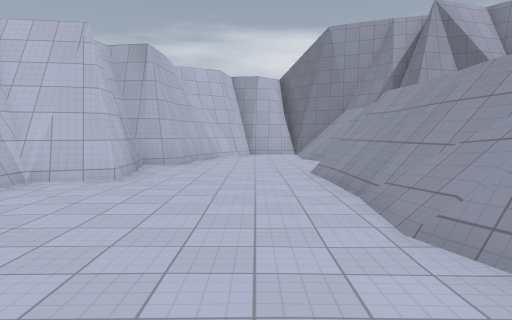
[1] (above)

16 first-person views from a walk through a Godot game level. The camera is 1.5 m above the floor, tilts 4° down and sees 70° across. The floor is counted in squares, 2 m on a side. Each view is taken from the middle of a square. On the plan, view 1 faces up. The plan holds only what a view shows up to about 11 squares ahead; the rest is blank. The place goes on beyond the plan. Surface patterns are stand-ins for the level's own textures.

[2]
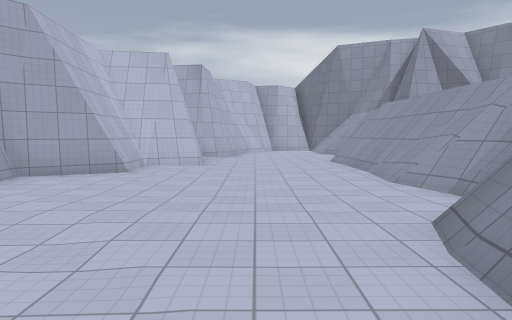

[3]
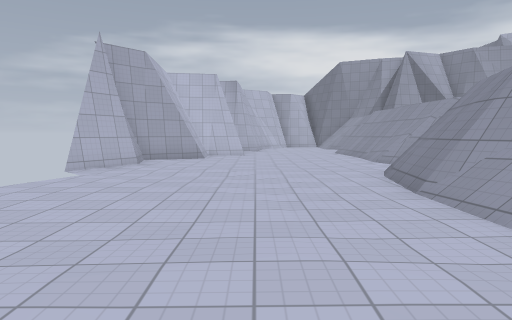

[4]
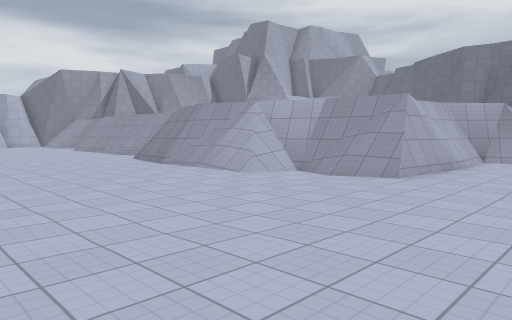

[5]
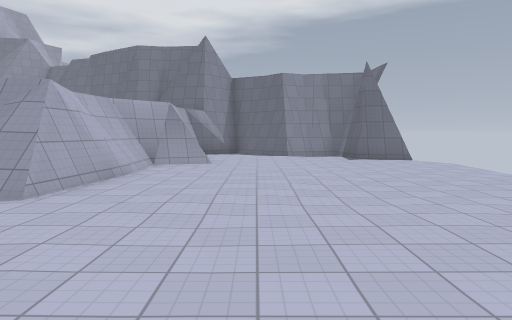

[6]
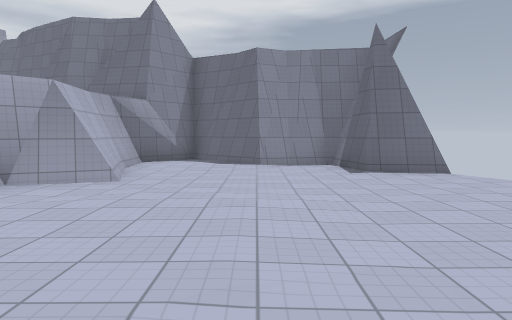

[7]
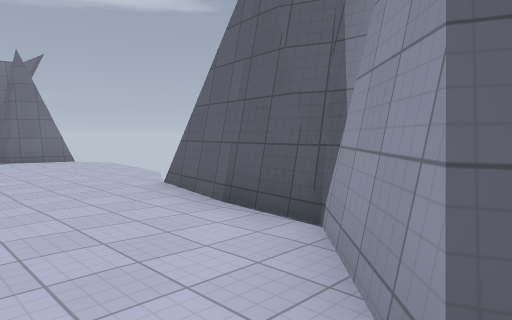

[8]
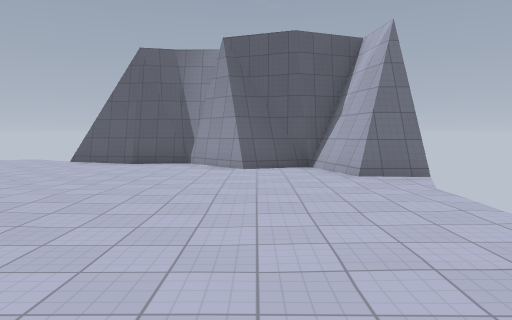

[9]
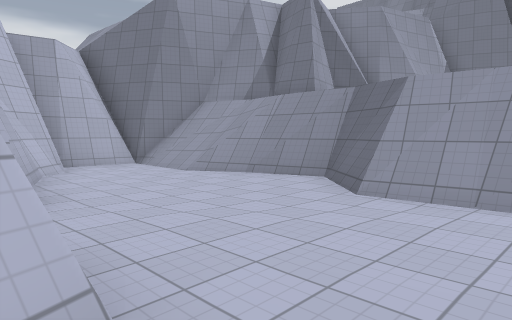

[10]
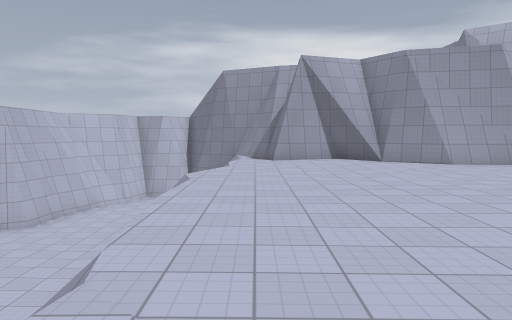

[11]
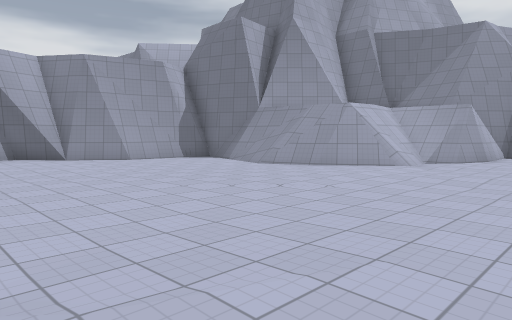

[12]
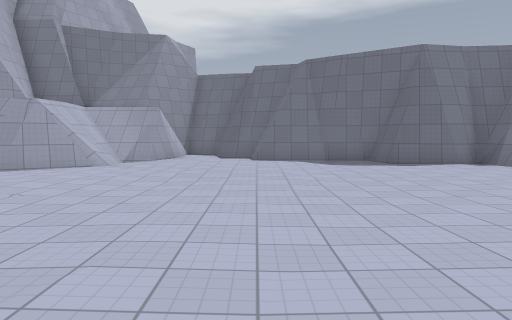

[13]
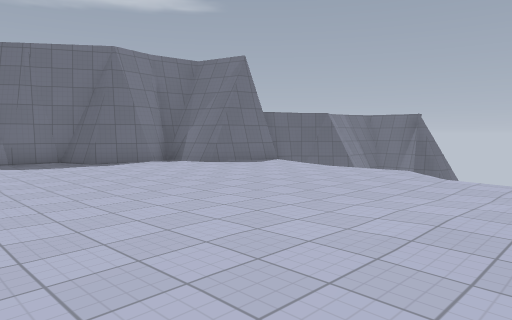

[14]
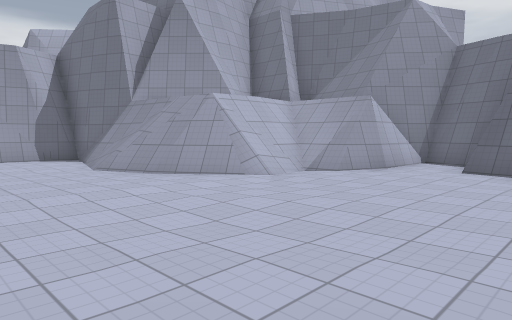

[15]
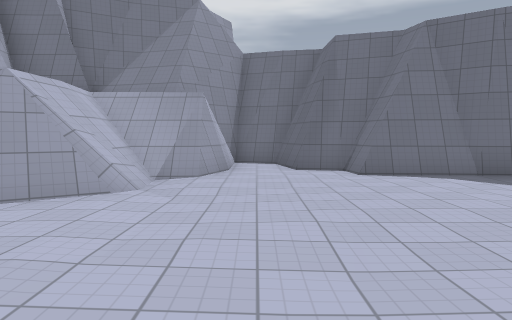

[16]
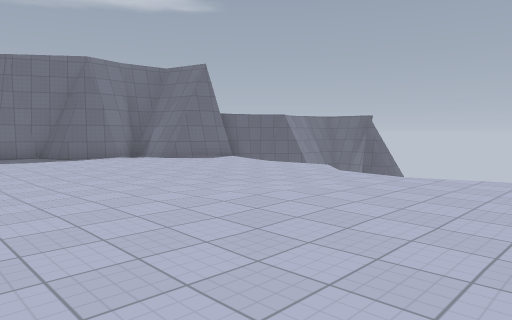

### Floor plan
Key: @ floor where view 1 was taken; # wall or solid block; . main floor; : floor 3.25 m higher than the main floor; + floor 6.5 m higher than the main floor; / step, stairs or slope; = window, fence, low wall or low ledge; v drop or lower ground.
Columns run from 6 left of view 1 to 18 right of it. Each row starts with its distance up from view 1.
 14      #####
 13     ##../##
 12     #...//##
 11     #...#/:####
 10    ##...#v::::#####
  9    #.....#::::::::#
  8    #....#v::::::::#
  7   ##.../#:::::::::#
  6   ##....//::::::::=#
  5  ##.....#:::::::::## ###
  4  #......#/::::::::#/vv+#
  3  ......//=::::::::://# #
  2 ##......#/:::::::::::####
  1 #.......#v::::::::::::::#
  0  .....@## ::::::::::::###
 -1  ...../#: :::::::::::##
 -2  ...../# ::::::::::::#
 -3  ...../#:::::::::::::#
 -4   ....///::::::::::::#
 -5   ....//#:::::::::::##
 -6   ....//#::::::::::##
 -7  ......///::::::::###
 -8  ....../#####:::::#
 -9  ............######
-10  .................#
-11  ................##
-12 ##..............##
-13  #..............##
-14  ####.........###
-15     #####.....#
-16               =

Where each view was taken, in squares from view 1:
view 1: 0 up, 0 right, facing up
view 2: 3 down, 1 left, facing up
view 3: 7 down, 2 left, facing up
view 4: 11 down, 5 left, facing up-right
view 5: 11 down, 3 left, facing right
view 6: 12 down, 1 right, facing right
view 7: 12 down, 3 left, facing down-right
view 8: 5 down, 3 left, facing down
view 9: 5 up, 3 left, facing up-right
view 10: 0 up, 4 right, facing up
view 11: 1 down, 4 right, facing up-right
view 12: 1 down, 4 right, facing right
view 13: 1 down, 4 right, facing down-right
view 14: 2 down, 8 right, facing up-right
view 15: 1 up, 8 right, facing right
view 16: 1 down, 2 right, facing down-right
